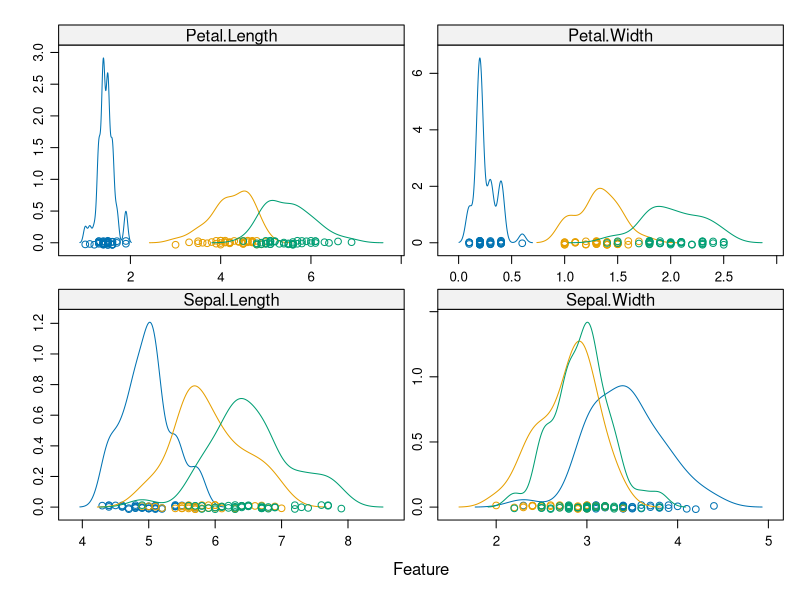

Source code (R): (Note: this script raises an error after producing the figure.)
# Load packages and data
library("caret")
data(iris)
dataset <- iris

# Partition data into separate datasets
validation_index <- createDataPartition(dataset$Species, p = 0.80, list = FALSE)
validation <- dataset[-validation_index,]
dataset <- dataset[validation_index,]

# Density plots for each attributes by class value
scales <- list(x = list(relation = "free"), y = list(relation = "free"))
x <- dataset[,1:4]
y <- dataset[,5]
featurePlot(x = x, y = y, plot = "density", scales = scales)

# Run algorithms using 10-fold cross validation
control <- trainControl(method = "cv", number = 10)
metric <- "Accuracy"

# Build 5 different models to compare
set.seed(23) # LDA (linear)
fit.lda <- train(Species~., data = dataset, method = "lda", metric = metric, trControl = control)
set.seed(23) # CART (nonlinear)
fit.cart <- train(Species~., data = dataset, method = "rpart", metric = metric, trControl = control)
set.seed(23) # kNN
fit.knn <- train(Species~., data = dataset, method = "knn", metric = metric, trControl = control)
set.seed(23) # SVM (complex nonlinear)
fit.svm <- train(Species~., data = dataset, method = "svmRadial", metric = metric, trControl = control)
set.seed(23) # Random Forest
fit.rf <- train(Species~., data = dataset, method = "rf", metric = metric, trControl = control)

# Summarize accuracy of models
results <- resamples(list(lda = fit.lda, cart = fit.cart, knn = fit.knn, svm = fit.svm, rf = fit.rf))
summary(results)
dotplot(results)

# Summarize best model fit
print(fit.lda)

# Estimate best model fit on validation dataset
predictions <- predict(fit.lda, validation)
confusionMatrix(predictions, validation$Species)
